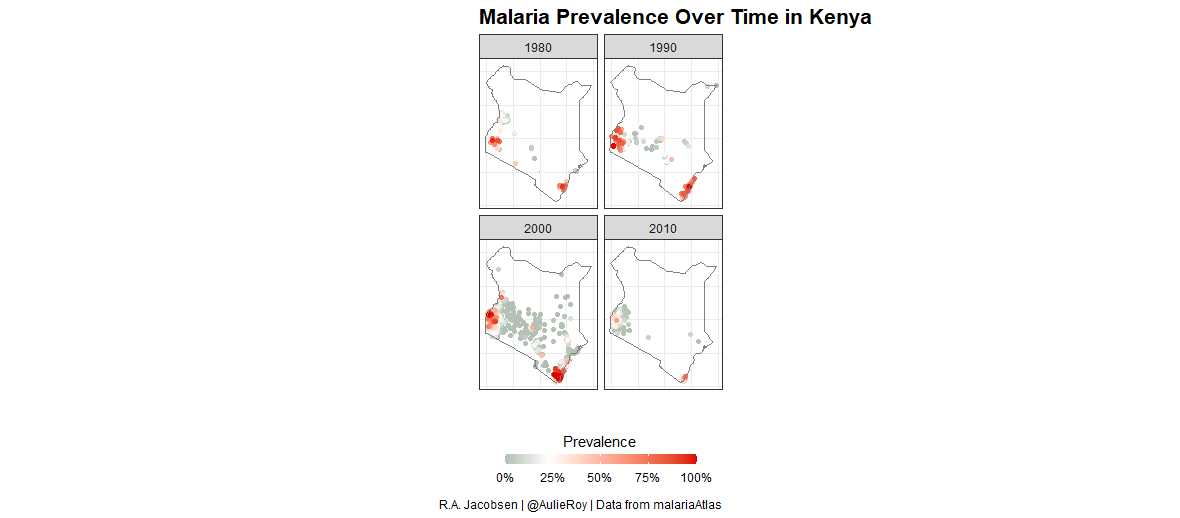

Reproduce this figure in R.

# Data from malariaAtlas project 
# https://malariaatlas.org/
# Code created 20.03.2024 

# Load libraries 
library(tidyverse)
library(malariaAtlas)

# Malaria prevalence in Kenya 
kenya_pr <- malariaAtlas::getPR(ISO = "KEN", species = "both")


# Plotting 

# Bob Ross colors: https://sites.radford.edu/~cdc/seansevillair.html
# Sap Green	#0A3410
# Bright Red	#DB0000

kenya_pr %>%
  filter(!is.na(pr)) %>%
  mutate(decade = 10 * (year_start %/% 10)) %>%
  mutate(decade = floor(year_start / 10) * 10) %>%
  arrange(pr) %>%
  ggplot(aes(longitude, latitude, color = pr)) +
  geom_tile(fill = "lightgrey", color = "white") + 
  geom_point() +
  borders(database = "world", regions = "Kenya") +
  scale_color_gradient2(low = "#0A3410", high = "#DB0000", midpoint = mean(kenya_pr$pr, na.rm = TRUE), labels = scales::percent_format()) +
  facet_wrap(~decade) +
  coord_map() +
  theme_bw() +
  labs(color = "Prevalence",
       title = "Malaria Prevalence Over Time in Kenya", 
       x = " ", 
       y = " ", 
       caption = "R.A. Jacobsen | @AulieRoy | Data from malariaAtlas") +
  theme(legend.position = "bottom",
        axis.text.x = element_blank(),
        axis.text.y = element_blank(), 
        axis.ticks = element_blank(), 
        plot.title = element_text(size = 16, face = "bold")) +
  guides(color = guide_colorbar(barwidth = 10, barheight = 0.5,
                                title.position = "top", 
                                title.hjust = 0.5))
